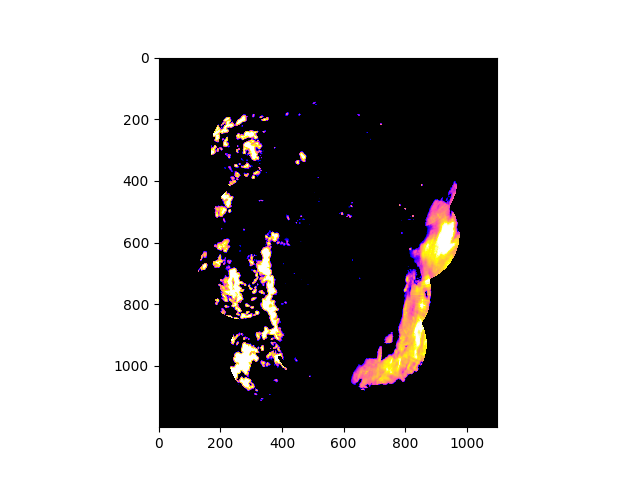
#> input picture resources/WN_plots/000.png, 640 x 480 px
$ jupyter execute upscale.ipynb
#> lines starting #> are read from the running program, lines starting #| are printed output that depends on the picture
# load image

[cell 1]
def loadImage(path):
#> called with path = 'resources/WN_plots/000.png'
    return Image.open(path)
#> returned value is the input picture: PIL image 640x480 RGBA; mean R, G, B, A 159.1, 156.3, 156, 255

# resize image

[cell 2]
def rezise(image, factor):

    # Calculate the new size
#> called with factor = 4
    new_size = (image.width * factor, image.height * factor)
#> new_size = (2560, 1920)

    # Upscale the image
    upscaled_image = image.resize(new_size, Image.BICUBIC)  # You can also use other resampling filters like Image.NEAREST, Image.BILINEAR, etc.
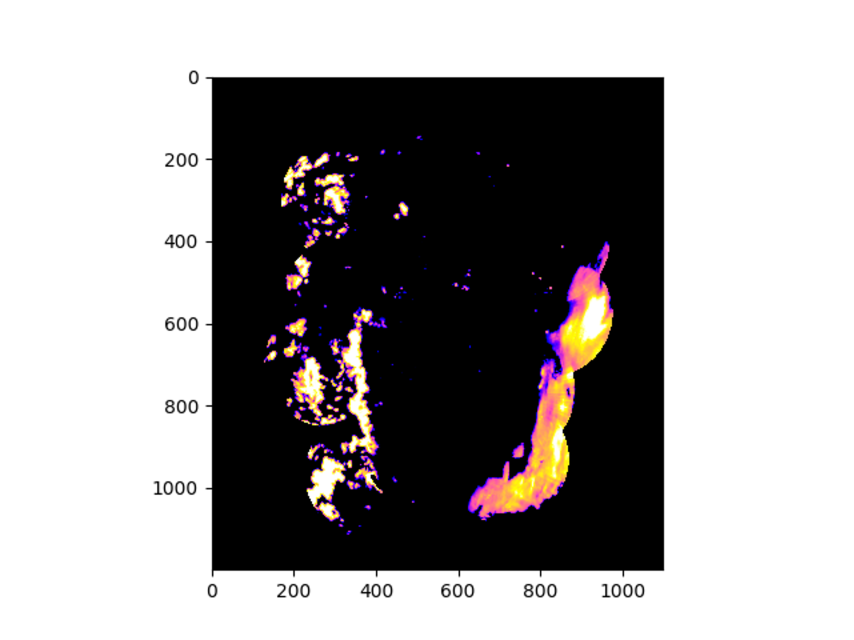
#> upscaled_image: PIL image 2560x1920 RGBA (shown at 1/3 size); mean R, G, B, A 159.1, 156.3, 156.1, 255

    return upscaled_image
